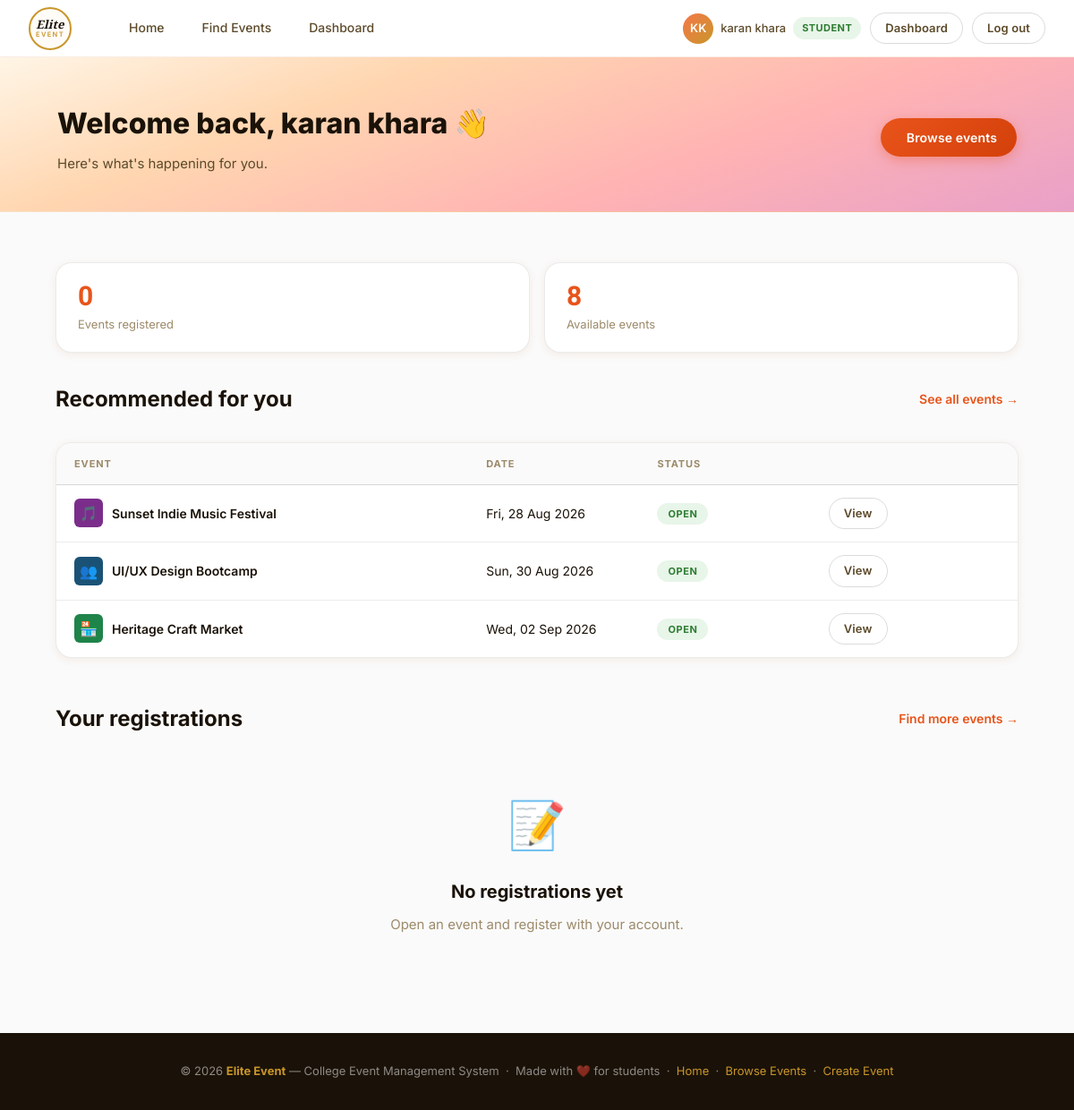
The app's page /dashboard.php (signed in) with its own data.
### tables this page shows
CREATE TABLE IF NOT EXISTS users (
    id INT UNSIGNED NOT NULL AUTO_INCREMENT,
    name VARCHAR(120) NOT NULL,
    email VARCHAR(190) NOT NULL,
    password_hash VARCHAR(255) NOT NULL,
    role ENUM('admin','teacher','student') NOT NULL DEFAULT 'student',
    status ENUM('active','suspended') NOT NULL DEFAULT 'active',
    created_at DATETIME NOT NULL DEFAULT CURRENT_TIMESTAMP,
    PRIMARY KEY (id),
    UNIQUE KEY uq_users_email (email)
);

CREATE TABLE IF NOT EXISTS events (
    id INT UNSIGNED NOT NULL AUTO_INCREMENT,
    title VARCHAR(255) NOT NULL,
    category VARCHAR(60) NOT NULL,
    date DATE NOT NULL,
    time TIME NOT NULL,
    venue VARCHAR(255) NOT NULL,
    city VARCHAR(120) NOT NULL,
    organizer VARCHAR(190) NOT NULL,
    description TEXT NULL,
    google_form_url VARCHAR(1000) NULL,
    created_by INT UNSIGNED NULL,
    created_at DATETIME NOT NULL DEFAULT CURRENT_TIMESTAMP,
    updated_at DATETIME NOT NULL DEFAULT CURRENT_TIMESTAMP ON UPDATE CURRENT_TIMESTAMP,
    PRIMARY KEY (id),
    KEY idx_events_date_time (date, time),
    KEY idx_events_category (category),
    KEY idx_events_created_by (created_by),
    CONSTRAINT fk_events_user FOREIGN KEY (created_by) REFERENCES users(id) ON DELETE SET NULL
);

### includes/db.php (called while the page is built, shortened)
<?php
function db_config(): array {
    static $config = null;
    $configFile = __DIR__ . '/../config/database.php';
    if (file_exists($configFile)) {
        $config = require $configFile;
    }
    return $config;
}
function db(): PDO {
    static $pdo = null;
    if ($pdo !== null) return $pdo;
    $c = db_config();
    $charset = $c['charset'] ?? 'utf8mb4';
    try {
        $dsn = sprintf(
            'mysql:host=%s;port=%d;dbname=%s;charset=%s',
            $c['host'],
            (int)($c['port'] ?? 3306),
            $c['database'],
            $charset
        );
        $pdo = new PDO($dsn, $c['username'], $c['password'], [
            PDO::ATTR_ERRMODE => PDO::ERRMODE_EXCEPTION,
            PDO::ATTR_DEFAULT_FETCH_MODE => PDO::FETCH_ASSOC,
            PDO::ATTR_EMULATE_PREPARES => false,
        ]);
    } catch (PDOException $e) {
        if ((int)$e->getCode() === 1049) {
            $serverDsn = sprintf('mysql:host=%s;port=%d;charset=%s', $c['host'], (int)($c['port'] ?? 3306), $charset);
            $server = new PDO($serverDsn, $c['username'], $c['password'], [
                PDO::ATTR_ERRMODE => PDO::ERRMODE_EXCEPTION,
                PDO::ATTR_DEFAULT_FETCH_MODE => PDO::FETCH_ASSOC,
                PDO::ATTR_EMULATE_PREPARES => false,
            ]);
            $server->exec('CREATE DATABASE IF NOT EXISTS `' . str_replace('`', '``', $c['database']) . '` CHARACTER SET utf8mb4 COLLATE utf8mb4_unicode_ci');
            $server = null;
            $pdo = new PDO($dsn, $c['username'], $c['password'], [
                PDO::ATTR_ERRMODE => PDO::ERRMODE_EXCEPTION,
                PDO::ATTR_DEFAULT_FETCH_MODE => PDO::FETCH_ASSOC,
                PDO::ATTR_EMULATE_PREPARES => false,
            ]);
        } else {
            throw $e;
        }
    }
    db_install_or_migrate($pdo);
    return $pdo;
}
function db_install_or_migrate(PDO $pdo): void {
    $requiredTables = ['users', 'instagram_posts', 'events', 'registrations', 'feedback'];
    $placeholders = implode(',', array_fill(0, count($requiredTables), '?'));
    $stmt = $pdo->prepare("SELECT TABLE_NAME FROM information_schema.TABLES WHERE TABLE_SCHEMA = DATABASE() AND TABLE_NAME IN ($placeholders)");
    $stmt->execute($requiredTables);
    $tables = $stmt->fetchAll(PDO::FETCH_COLUMN);
    if (!in_array('events', $tables, true)) {
        $pdo->exec("CREATE TABLE events (
            id INT UNSIGNED NOT NULL AUTO_INCREMENT,
            title VARCHAR(255) NOT NULL,
            category VARCHAR(60) NOT NULL,
            date DATE NOT NULL,
            time TIME NOT NULL,
            venue VARCHAR(255) NOT NULL,
            city VARCHAR(120) NOT NULL,
            organizer VARCHAR(190) NOT NULL,
            description TEXT NULL,
            google_form_url VARCHAR(1000) NULL,
            created_by INT UNSIGNED NULL,
            created_at DATETIME NOT NULL DEFAULT CURRENT_TIMESTAMP,
            updated_at DATETIME NOT NULL DEFAULT CURRENT_TIMESTAMP ON UPDATE CURRENT_TIMESTAMP,
            PRIMARY KEY (id),
            KEY idx_events_date_time (date, time),
            KEY idx_events_category (category),
            KEY idx_events_created_by (created_by),
            CONSTRAINT fk_events_user FOREIGN KEY (created_by) REFERENCES users(id) ON DELETE SET NULL
        ) ENGINE=InnoDB DEFAULT CHARSET=utf8mb4 COLLATE=utf8mb4_unicode_ci");
    } else {
        $columns = $pdo->query("SELECT COLUMN_NAME FROM information_schema.COLUMNS WHERE TABLE_SCHEMA = DATABASE() AND TABLE_NAME = 'events'")->fetchAll(PDO::FETCH_COLUMN);
    }
    if (!in_array('feedback', $tables, true)) {
        $pdo->exec("CREATE TABLE feedback (
            id INT UNSIGNED NOT NULL AUTO_INCREMENT,
            event_id INT UNSIGNED NOT NULL,
            user_id INT UNSIGNED NOT NULL,
            rating TINYINT UNSIGNED NOT NULL,
            comment TEXT NOT NULL,
            media_url VARCHAR(500) NULL,
            media_type ENUM('image','video') NULL,
            created_at DATETIME NOT NULL DEFAULT CURRENT_TIMESTAMP,
            PRIMARY KEY (id),
            UNIQUE KEY uq_feedback_event_user (event_id, user_id),
            KEY idx_feedback_event (event_id),
            KEY idx_feedback_user (user_id),
            CONSTRAINT fk_feedback_event FOREIGN KEY (event_id) REFERENCES events(id) ON DELETE CASCADE,
            CONSTRAINT fk_feedback_user FOREIGN KEY (user_id) REFERENCES users(id) ON DELETE CASCADE,
            CONSTRAINT chk_feedback_rating CHECK (rating BETWEEN 1 AND 5)
        ) ENGINE=InnoDB DEFAULT CHARSET=utf8mb4 COLLATE=utf8mb4_unicode_ci");
    } else {
        $fbColumns = $pdo->query("SELECT COLUMN_NAME FROM information_schema.COLUMNS WHERE TABLE_SCHEMA = DATABASE() AND TABLE_NAME = 'feedback'")->fetchAll(PDO::FETCH_COLUMN);
    }
    if ((int)$pdo->query('SELECT COUNT(*) FROM users')->fetchColumn() === 0) {
        $stmt = $pdo->prepare('INSERT INTO users (name, email, password_hash, role) VALUES (?, ?, ?, ?)');
        $stmt->execute(['Site Admin', 'admin@eliteevent.local', password_hash('Admin@123', PASSWORD_DEFAULT), 'admin']);
        $adminId = (int)$pdo->lastInsertId();
        if ((int)$pdo->query('SELECT COUNT(*) FROM instagram_posts')->fetchColumn() === 0) {
            $stmt = $pdo->prepare('INSERT INTO instagram_posts (url, caption, added_by) VALUES (?, ?, ?)');
            foreach ([
                'https://www.instagram.com/p/DZ19EVVgkzn/?igsh=bHU1b3R4anRlaTk=',
                'https://www.instagram.com/p/DZrXjbFC2bR/?igsh=MTF1NWpmNGR6Zm94ZQ==',
                'https://www.instagram.com/p/DZg1eOOgtuB/?igsh=ZGpqb3lkem9zMnB1',
                'https://www.instagram.com/reel/DYjBB8bBmnP/?utm_source=ig_web_copy_link&igsh=MzRlODBiNWFlZA==',
            ] as $url) {
                $stmt->execute([$url, '', $adminId]);
            }
        }
    }
    db_seed_events_mysql($pdo);
}
function db_seed_events_mysql(PDO $pdo): void {
    if ((int)$pdo->query('SELECT COUNT(*) FROM events')->fetchColumn() > 0) return;
}

### includes/auth.php (called while the page is built, shortened)
<?php
require_once __DIR__ . '/db.php';
function current_user(): ?array {
    static $cached = null;
    if ($cached !== null) return $cached;
    $stmt = db()->prepare('SELECT id, name, email, role, status FROM users WHERE id = ?');
    $stmt->execute([$_SESSION['user_id']]);
    $user = $stmt->fetch();
    $cached = $user;
    return $user;
}
function require_role(string ...$roles): array {
    $user = current_user();
    return $user;
}
function role_home(string $role): string {
    return match ($role) {
        'admin'   => 'admin/dashboard.php',
        'teacher' => 'teacher/dashboard.php',
        default   => 'dashboard.php',
    };
}
function base_path(): string {
    $docRoot    = str_replace('\\', '/', rtrim($_SERVER['DOCUMENT_ROOT'], '/'));
    $projectDir = str_replace('\\', '/', realpath(__DIR__ . '/..'));
    $basePath   = '/' . ltrim(str_replace($docRoot, '', $projectDir), '/');
    return rtrim($basePath, '/') . '/';
}

### includes/data.php (called while the page is built, shortened)
<?php
require_once __DIR__ . '/auth.php';
$currentUser = current_user();
$categories = [
    ['slug'=>'music','name'=>'Music','icon'=>'🎵','color'=>'#7B2D8B'],
    ['slug'=>'workshop','name'=>'Workshops','icon'=>'👥','color'=>'#1A5276'],
    ['slug'=>'market','name'=>'Markets','icon'=>'🏪','color'=>'#1E8449'],
    ['slug'=>'meetup','name'=>'Meetups','icon'=>'🤝','color'=>'#B7950B'],
    ['slug'=>'food','name'=>'Food & Drink','icon'=>'🍽️','color'=>'#C0392B'],
    ['slug'=>'cultural','name'=>'Cultural','icon'=>'🎭','color'=>'#6C3483'],
    ['slug'=>'tech','name'=>'Tech','icon'=>'💻','color'=>'#1A5276'],
    ['slug'=>'sports','name'=>'Sports','icon'=>'🏆','color'=>'#1E8449'],
];
function getAllEvents(): array {
    return db()->query('SELECT * FROM events ORDER BY date ASC, time ASC, id ASC')->fetchAll();
}
$events = getAllEvents();
function getCategory(string $slug, array $categories): array {
    foreach ($categories as $cat) if ($cat['slug'] === $slug) return $cat;
    return ['slug'=>$slug,'name'=>ucfirst($slug),'icon'=>'📌','color'=>'#888'];
}
function formatEventDate(string $date): string {
    $ts = strtotime($date);
    return $ts ? date('D, d M Y', $ts) : $date;
}
function userRegistrations(int $userId): array {
    $stmt = db()->prepare('SELECT r.*, e.title, e.date, e.time, e.venue, e.city, e.category FROM registrations r JOIN events e ON e.id = r.event_id WHERE r.user_id = ? ORDER BY e.date ASC, e.time ASC');
    $stmt->execute([$userId]);
    return $stmt->fetchAll();
}

### dashboard.php (the view, shortened to what this page needs)
<?php
require_once __DIR__ . '/includes/data.php';
$currentUser = require_role('student');
require_once __DIR__ . '/includes/header.php';
$registered = userRegistrations((int)$currentUser['id']);
$upcoming = array_slice($events, 0, 3);
$stats = [
    ['label' => 'Events registered', 'value' => count($registered)],
    ['label' => 'Available events',  'value' => count($events)],
];
?>
<section class="page-head">
  <div class="container dashboard-head">
    <div>
      <h1>Welcome back, <?= htmlspecialchars($currentUser['name']) ?> 👋</h1>
      <p>Here's what's happening for you.</p>
    </div>
    <a href="events.php" class="btn btn-primary"><i class="ti ti-search"></i> Browse events</a>
  </div>
</section>
<section class="section">
  <div class="container">
    <div class="stats-grid">
      <?php foreach ($stats as $s): ?>
        <div class="stat-card">
          <span class="stat-value"><?= htmlspecialchars($s['value']) ?></span>
          <span class="stat-label"><?= htmlspecialchars($s['label']) ?></span>
        </div>
      <?php endforeach; ?>
    </div>
    <div class="section-head">
      <h2>Recommended for you</h2>
      <a href="events.php" class="see-all">See all events →</a>
    </div>
    <div class="dashboard-table">
      <div class="dashboard-row dashboard-row-head">
        <span>Event</span>
        <span>Date</span>
        <span>Status</span>
      </div>
      <?php foreach ($upcoming as $event):
        $cat = getCategory($event['category'], $categories);
      ?>
        <div class="dashboard-row">
          <span class="dashboard-event-name">
            <span class="dashboard-event-icon" style="--cover-color: <?= htmlspecialchars($cat['color']) ?>"><?= $cat['icon'] ?></span>
            <?= htmlspecialchars($event['title']) ?>
          </span>
          <span><?= formatEventDate($event['date']) ?></span>
          <span><span class="status-badge status-live">Open</span></span>
          <span class="dashboard-row-actions">
            <a href="event-detail.php?id=<?= $event['id'] ?>" class="btn btn-ghost btn-sm">View</a>
          </span>
        </div>
      <?php endforeach; ?>
    </div>
    <div class="section-head dashboard-registered-head">
      <h2>Your registrations</h2>
      <a href="events.php" class="see-all">Find more events →</a>
    </div>
    <?php if (empty($registered)): ?>
      <div class="empty-state compact-empty"><span class="empty-state-icon">📝</span><h3>No registrations yet</h3><p>Open an event and register with your account.</p></div>
    <?php endif; ?>
  </div>
</section>
<?php require_once __DIR__ . '/includes/footer.php'; ?>

### includes/header.php (shortened to what this page needs)
<?php
$currentUser = $currentUser ?? null;
$initials = '';
if ($currentUser) {
    $parts = explode(' ', trim($currentUser['name']));
    $initials = strtoupper(substr($parts[0], 0, 1) . (isset($parts[1]) ? substr($parts[1], 0, 1) : ''));
}
$roleHome = $currentUser ? base_path() . role_home($currentUser['role']) : '';
?>
<!DOCTYPE html>
<html lang="en">
<head>
  <link rel="stylesheet" href="https://cdn.jsdelivr.net/npm/@tabler/icons-webfont@2.44.0/tabler-icons.min.css" />
  <?php
    $docRoot    = str_replace('\\', '/', rtrim($_SERVER['DOCUMENT_ROOT'], '/'));
    $projectDir = str_replace('\\', '/', realpath(__DIR__ . '/..'));
    $basePath   = '/' . ltrim(str_replace($docRoot, '', $projectDir), '/');
    $basePath   = rtrim($basePath, '/') . '/';
  ?>
  <link rel="stylesheet" href="<?= htmlspecialchars($basePath) ?>css/style.css" />
</head>
<body>
<nav class="nav">
  <a class="nav-logo" href="<?= $basePath ?>index.php">
    <div class="nav-logo-badge">
      <span class="logo-elite">Elite</span>
      <span class="logo-event">EVENT</span>
    </div>
  </a>
  <div class="nav-links">
    <a class="nav-link" href="<?= $basePath ?>index.php"><i class="ti ti-home"></i> Home</a>
    <a class="nav-link" href="<?= $basePath ?>events.php"><i class="ti ti-calendar-event"></i> Find Events</a>
    <?php if ($currentUser && $currentUser['role'] === 'admin'): ?>
      <a class="nav-link" href="<?= $basePath ?>admin/dashboard.php"><i class="ti ti-shield-lock"></i> Admin Panel</a>
      <a class="nav-link" href="<?= $basePath ?>admin/users.php"><i class="ti ti-users"></i> Manage Users</a>
      <a class="nav-link" href="<?= $basePath ?>admin/registrations.php"><i class="ti ti-clipboard-check"></i> Registrations</a>
      <a class="nav-link" href="<?= $basePath ?>create-event.php"><i class="ti ti-circle-plus"></i> Create Event</a>
      <a class="nav-link" href="<?= $basePath ?>admin/instagram.php"><i class="ti ti-brand-instagram"></i> Instagram</a>
      <a class="nav-link" href="<?= $basePath ?>admin/feedback.php"><i class="ti ti-message-star"></i> Feedback</a>
    <?php elseif ($currentUser && $currentUser['role'] === 'teacher'): ?>
      <a class="nav-link" href="<?= $basePath ?>teacher/dashboard.php"><i class="ti ti-layout-dashboard"></i> Dashboard</a>
      <a class="nav-link" href="<?= $basePath ?>create-event.php"><i class="ti ti-circle-plus"></i> Create Event</a>
    <?php elseif ($currentUser && $currentUser['role'] === 'student'): ?>
      <a class="nav-link" href="<?= $basePath ?>dashboard.php"><i class="ti ti-layout-dashboard"></i> Dashboard</a>
    <?php endif; ?>
  </div>
  <div class="nav-right">
    <?php if ($currentUser): ?>
      <div class="nav-user">
        <div class="nav-avatar"><?php echo $initials ?: 'U'; ?></div>
        <span><?php echo htmlspecialchars($currentUser['name']); ?></span>
        <span class="role-pill role-pill-<?= htmlspecialchars($currentUser['role']) ?>"><?= htmlspecialchars(ucfirst($currentUser['role'])) ?></span>
      </div>
      <a href="<?= $roleHome ?>" class="btn btn-ghost btn-sm">Dashboard</a>
      <a href="<?= $basePath ?>logout.php" class="btn btn-ghost btn-sm">Log out</a>
    <?php else: ?>
      <a href="<?= $basePath ?>login.php"  class="btn btn-ghost btn-sm">Log in</a>
      <a href="<?= $basePath ?>signup.php" class="btn btn-primary btn-sm">Sign up</a>
    <?php endif; ?>
  </div>
</nav>

### records on screen
users: name "KK", name "karan khara", role "STUDENT"
events: category "🎵", title "Sunset Indie Music Festival", date "Fri, 28 Aug 2026"
events: category "👥", title "UI/UX Design Bootcamp", date "Sun, 30 Aug 2026"
events: category "🏪", title "Heritage Craft Market", date "Wed, 02 Sep 2026"

### other values on screen
$s['value'] "0"
$s['label'] "Events registered"
$s['value'] "8"
$s['label'] "Available events"
